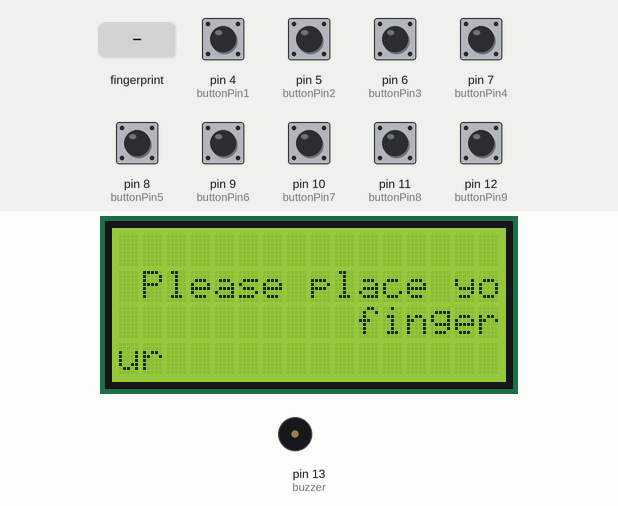
A sketch run on a simulated Arduino Mega 2560, built with avr-gcc and run on an emulated ATmega2560. Parts: 16×4 character LCD, buzzer (waves = sounding, pin HIGH). Inputs (shaded band) come from the test bench; at power-on: pin 4 (buttonPin1), pin 5 (buttonPin2), pin 6 (buttonPin3), pin 7 (buttonPin4), pin 8 (buttonPin5), pin 9 (buttonPin6), pin 10 (buttonPin7), pin 11 (buttonPin8), pin 12 (buttonPin9) HIGH. The audio player accepts every command and is not drawn; what the sketch prints to the serial monitor is not drawn.

Above: at 6.9 s.
7.0 s: finger stored as number 1 placed on the sensor
At 8.7 s:
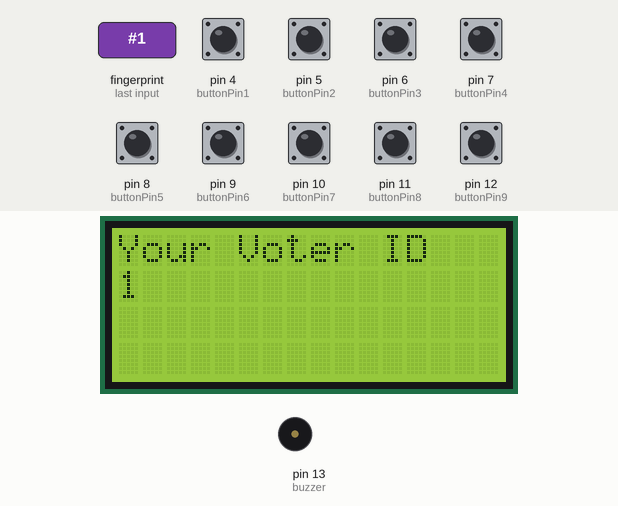
At 9.9 s:
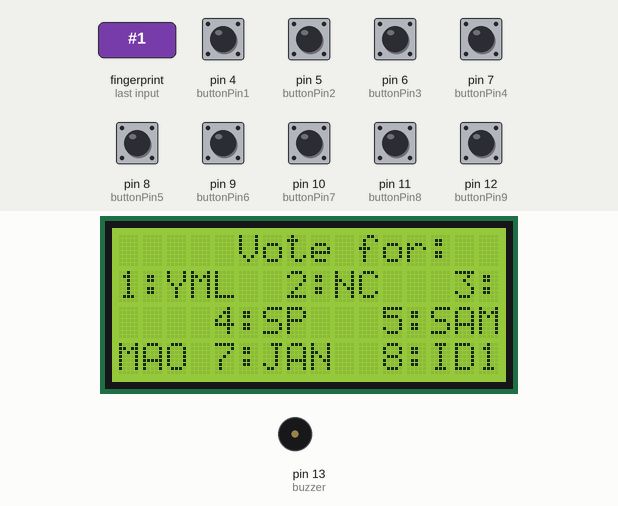
10.0 s: pin 4 (buttonPin1) pulled LOW for 0.2 s
At 11.3 s:
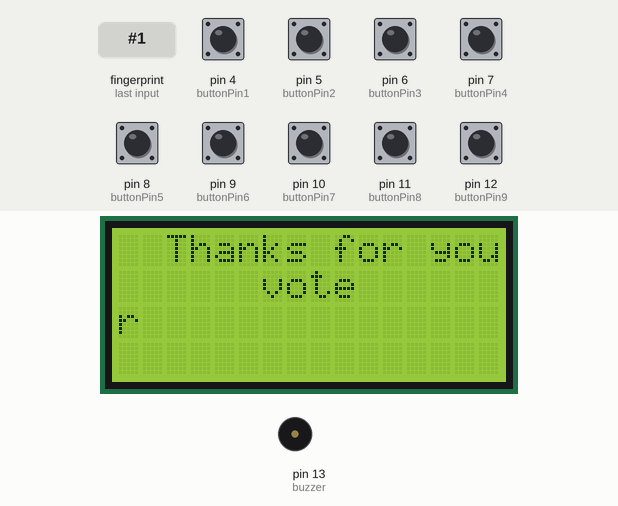
Timing chart, 0 to 13.0 s (numbered marks = the images above; inputs shaded):
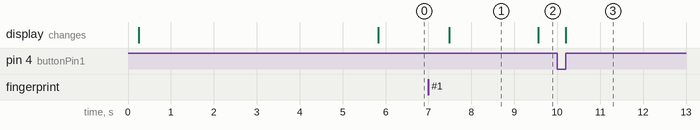

The sketch:

evm_final.ino
```cpp
 #include <Adafruit_Fingerprint.h>
#include <LiquidCrystal_I2C.h>
#include <DFRobotDFPlayerMini.h> // Include the DFPlayer Mini library

// Initialize LCD with I2C address 0x27 and a 16x4 display
LiquidCrystal_I2C lcd(0x27, 16, 4);
#define mySerial Serial2 // Use Serial2 for the fingerprint sensor
#define mp3Serial Serial1 // Use Serial1 for DFPlayer Mini

const int buttonPin1 = 4;
const int buttonPin2 = 5;
const int buttonPin3 = 6;
const int buttonPin4 = 7;
const int buttonPin5 = 8;
const int buttonPin6 = 9;
const int buttonPin7 = 10;
const int buttonPin8 = 11;
const int buttonPin9 = 12; // Added pins for 9 candidates
const int buzzer = 13; // Moved buzzer pin to 13

int buttonState1 = 0;
int buttonState2 = 0;
int buttonState3 = 0;
int buttonState4 = 0;
int buttonState5 = 0;
int buttonState6 = 0;
int buttonState7 = 0;
int buttonState8 = 0;
int buttonState9 = 0;

Adafruit_Fingerprint finger = Adafruit_Fingerprint(&mySerial);
DFRobotDFPlayerMini dfPlayer; // Create a DFPlayer Mini object

int id = 0, previous_voter_id = 0, vote_taken = 0;
int party_1_count = 0, party_2_count = 0, party_3_count = 0, party_4_count = 0;
int party_5_count = 0, party_6_count = 0, party_7_count = 0, party_8_count = 0, party_9_count = 0; // Added counts for 9 candidates
String winner_name = "";

void setup() {
  pinMode(buzzer, OUTPUT);
  pinMode(buttonPin1, INPUT_PULLUP); // Enable internal pull-up resistors
  pinMode(buttonPin2, INPUT_PULLUP);
  pinMode(buttonPin3, INPUT_PULLUP);
  pinMode(buttonPin4, INPUT_PULLUP);
  pinMode(buttonPin5, INPUT_PULLUP);
  pinMode(buttonPin6, INPUT_PULLUP);
  pinMode(buttonPin7, INPUT_PULLUP);
  pinMode(buttonPin8, INPUT_PULLUP);
  pinMode(buttonPin9, INPUT_PULLUP);

  lcd.init();  // Initialize the LCD
  lcd.backlight(); // Turn on the backlight

  Serial.begin(9600);
  while (!Serial);
  delay(100);
  Serial.println("\n\nAdafruit finger detect test");

  mySerial.begin(57600); // Initialize Serial2 for fingerprint sensor
  mp3Serial.begin(9600); // Initialize Serial1 for DFPlayer Mini

  if (finger.verifyPassword()) {
    Serial.println("Found fingerprint sensor!");
  } else {
    Serial.println("Did not find fingerprint sensor :(");
    while (1) { delay(1); }
  }

  finger.getTemplateCount();
  Serial.print("Sensor contains "); Serial.print(finger.templateCount); Serial.println(" templates");
  Serial.println("Waiting for valid finger...");

  lcd.clear();
  lcd.setCursor(0, 1);
  lcd.print("  Smart Electronic");
  lcd.setCursor(0, 2);
  lcd.print("   Voting Machine");

  // Initialize DFPlayer Mini
  if (!dfPlayer.begin(mp3Serial)) {
    Serial.println("DFPlayer Mini not detected or unable to communicate.");
    while (true); // Stop if DFPlayer Mini is not detected
  }
  dfPlayer.volume(30); // Set volume (0-30)

  playMusic(2); // Play a welcome track at the start
  delay(5000); // Play the welcome track for 5 seconds
}

void loop() {
  vote_taken = 0;
  lcd.clear();
  lcd.setCursor(0, 1);
  lcd.print(" Please place your");
  lcd.setCursor(0, 2);
  lcd.print("      finger");
  delay(100);

  id = getFingerprintIDez();
  if (id > 0) {
    playMusic(1);
    lcd.clear();
    lcd.setCursor(0, 0);
    lcd.print("Your Voter ID");
    lcd.setCursor(0, 1);
    lcd.print(id);
    delay(2000);

    if (id == 10) { // Replace with the admin ID that can see results
      lcd.clear();
      lcd.setCursor(7, 0);
      lcd.print("Results:");
      lcd.setCursor(0, 1);
      lcd.print("YML:"); lcd.print(party_1_count);
      lcd.setCursor(8, 1);
      lcd.print("NC:"); lcd.print(party_2_count);
      lcd.setCursor(15,1);
      lcd.print("MAO:"); lcd.print(party_3_count);
      lcd.setCursor(0, 2);
      lcd.print("SP:"); lcd.print(party_4_count);
      lcd.setCursor(8, 2);
      lcd.print("SAM:"); lcd.print(party_5_count);
      lcd.setCursor(15, 2);
      lcd.print("UM:"); lcd.print(party_6_count);
      lcd.setCursor(0, 3);
      lcd.print("JAN:"); lcd.print(party_7_count);
      lcd.setCursor(8, 3);
      lcd.print("ID1:"); lcd.print(party_8_count);
      lcd.setCursor(15, 3);
      lcd.print("ID2:"); lcd.print(party_9_count);
      delay(5000); // Display the results for 5 seconds

      winner_name = determineWinner();

      lcd.clear();
      lcd.setCursor(0, 0);
      lcd.print("    Winner party");
      lcd.setCursor(6, 1);
      lcd.print(winner_name);
      while (1);
    }

    if (previous_voter_id != id) {
      do {
        lcd.clear();
        lcd.setCursor(5, 0);
        lcd.print("Vote for:");
        lcd.setCursor(0, 1);
        lcd.print("1:YML  2:NC   3:MAO");
        lcd.setCursor(0, 2);
        lcd.print("4:SP   5:SAM  6:UM");
        lcd.setCursor(0, 3);
        lcd.print("7:JAN  8:ID1  9:ID2");
        delay(500);
        previous_voter_id = id;

        buttonState1 = digitalRead(buttonPin1);
        delay(10);
        buttonState2 = digitalRead(buttonPin2);
        delay(10);
        buttonState3 = digitalRead(buttonPin3);
        delay(10);
        buttonState4 = digitalRead(buttonPin4);
        delay(10);
        buttonState5 = digitalRead(buttonPin5);
        delay(10);
        buttonState6 = digitalRead(buttonPin6);
        delay(10);
        buttonState7 = digitalRead(buttonPin7);
        delay(10);
        buttonState8 = digitalRead(buttonPin8);
        delay(10);
        buttonState9 = digitalRead(buttonPin9);
        delay(10);

        if (buttonState1 == LOW) {
          party_1_count++;
          vote_taken = 1;
        } else if (buttonState2 == LOW) {
          party_2_count++;
          vote_taken = 1;
        } else if (buttonState3 == LOW) {
          party_3_count++;
          vote_taken = 1;
        } else if (buttonState4 == LOW) {
          party_4_count++;
          vote_taken = 1;
        } else if (buttonState5 == LOW) {
          party_5_count++;
          vote_taken = 1;
        } else if (buttonState6 == LOW) {
          party_6_count++;
          vote_taken = 1;
        } else if (buttonState7 == LOW) {
          party_7_count++;
          vote_taken = 1;
        } else if (buttonState8 == LOW) {
          party_8_count++;
          vote_taken = 1;
        } else if (buttonState9 == LOW) {
          party_9_count++;
          vote_taken = 1;
        } else {
          vote_taken = 0;
        }

        if (vote_taken == 1) {
          playMusic(5);
          lcd.clear();
          lcd.setCursor(0, 0);
          lcd.print("  Thanks for your");
          lcd.setCursor(0, 1);
          lcd.print("      vote");
          delay(5000);
        }
      } while (vote_taken == 0);
    } else {
      // Stop the music when a duplicate vote is detected
      dfPlayer.stop();  // Stop the music

      lcd.clear();
      lcd.setCursor(0, 0);
      lcd.print("   Duplicate Vote");
      lcd.setCursor(0, 2);
      lcd.print("  Buzzer ON");
      delay(2000);

      // Trigger the buzzer sound for duplicate vote
      for (int i = 0; i < 3; i++) {
        digitalWrite(buzzer, HIGH);
        delay(1000);
        digitalWrite(buzzer, LOW);
        delay(1000);
      }
    }
  }
}

int getFingerprintIDez() {
  uint8_t p = finger.getImage();
  if (p != FINGERPRINT_OK) return -1;

  p = finger.image2Tz();
  if (p != FINGERPRINT_OK) return -1;

  p = finger.fingerFastSearch();
  if (p != FINGERPRINT_OK) return -1;

  return finger.fingerID;
}

void playMusic(int trackNumber) {
  dfPlayer.play(trackNumber); // Play the track corresponding to the passed number
}

String determineWinner() {
  // Determine the party with the highest vote count
  int maxVotes = max(party_1_count, max(party_2_count, max(party_3_count, max(party_4_count, max(party_5_count, max(party_6_count, max(party_7_count, max(party_8_count, party_9_count))))))));

  if (maxVotes == party_1_count) return "YML";
  else if (maxVotes == party_2_count) return "NC";
  else if (maxVotes == party_3_count) return "MAO";
  else if (maxVotes == party_4_count) return "SP";
  else if (maxVotes == party_5_count) return "SAM";
  else if (maxVotes == party_6_count) return "UM";
  else if (maxVotes == party_7_count) return "JAN";
  else if (maxVotes == party_8_count) return "ID1";
  else return "ID2";
}
```

Measured:
- after the input at 7.0 s, the display: changes after 0.49 s (image 1)
- after the input at 10.0 s, the display: changes after 0.20 s (image 3)
- what the display in image 1 shows lasts 2.1 s, from 7.5 s to 9.6 s
